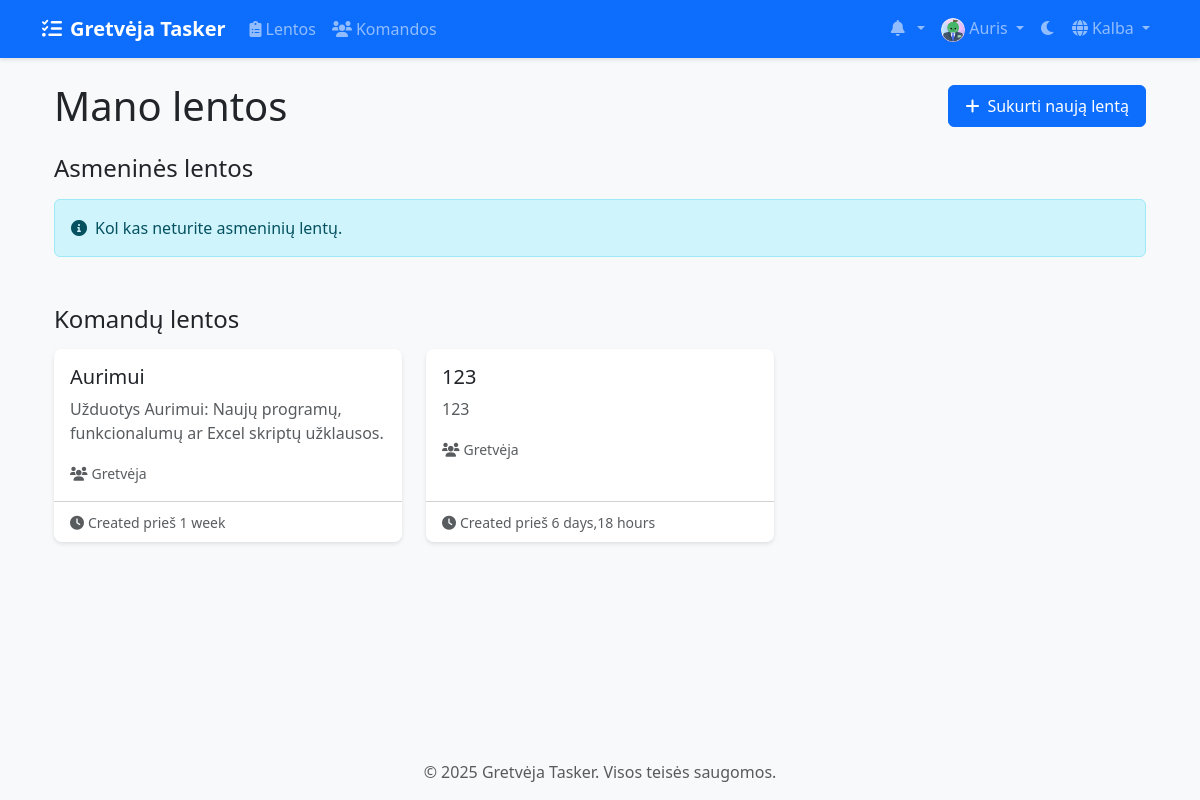
Before: /lt/boards/ (signed in) with the older database file.
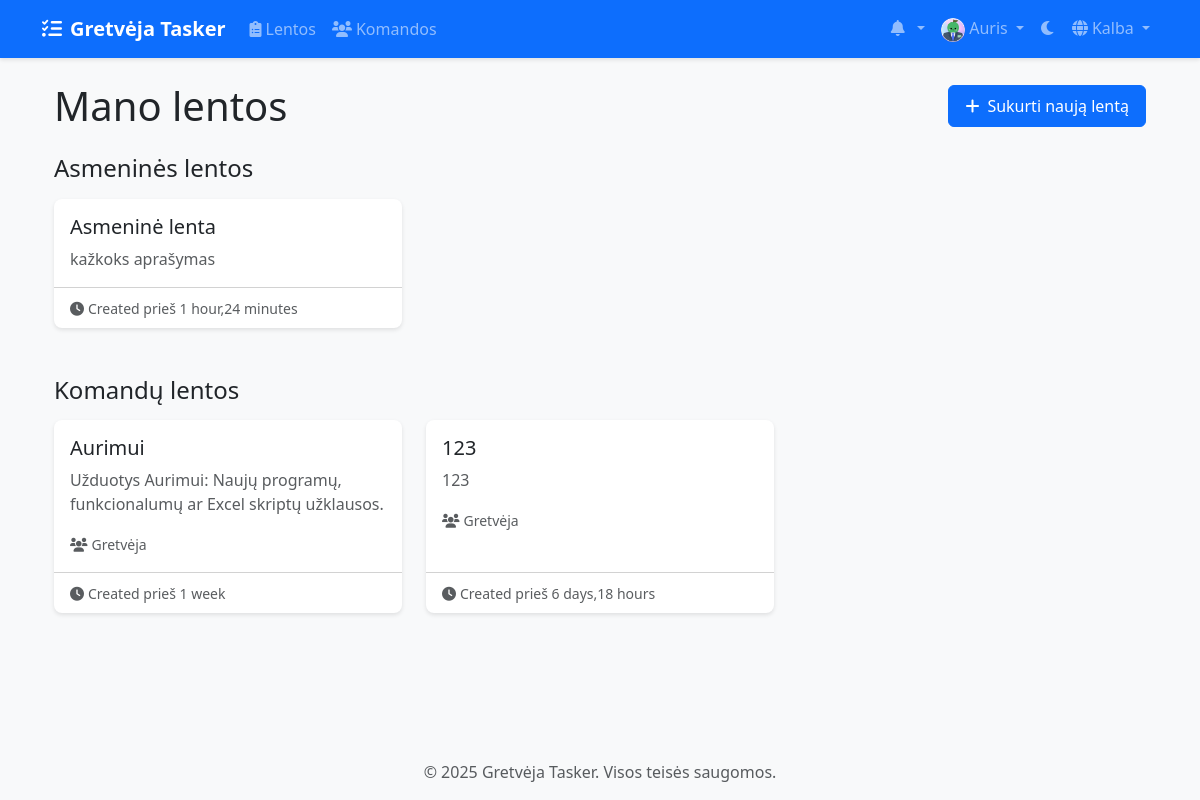
After: the same page with the newer database file.
### boards/models.py (models this page shows, shortened)
class Board(models.Model):
    title = models.CharField(max_length=200)
    description = models.TextField(blank=True)
    created_at = models.DateTimeField(auto_now_add=True)
    updated_at = models.DateTimeField(auto_now=True)
    owner = models.ForeignKey(
        settings.AUTH_USER_MODEL,
        on_delete=models.CASCADE,
        related_name='owned_boards'
    )
    team = models.ForeignKey(
        Team,
        on_delete=models.CASCADE,
        related_name='boards',
        null=True,
        blank=True
    )

### teams/models.py (models this page shows, shortened)
class Team(models.Model):
    name = models.CharField(max_length=100)
    description = models.TextField(blank=True)
    created_at = models.DateTimeField(auto_now_add=True)
    updated_at = models.DateTimeField(auto_now=True)
    owner = models.ForeignKey(
        settings.AUTH_USER_MODEL,
        on_delete=models.CASCADE,
        related_name='owned_teams'
    )
    members = models.ManyToManyField(
        settings.AUTH_USER_MODEL,
        through='TeamMembership',
        related_name='teams'
    )

### boards/views/board_views.py (the view)
# urls.py: path('', views.board_list, name='board_list'),
@login_required
def board_list(request):
    personal_boards, team_boards = BoardService.get_user_boards(request.user)
    return render(request, 'boards/board_list.html', {
        'personal_boards': personal_boards,
        'team_boards': team_boards
    })

### boards/services/board_service.py (called while the page is built)
    @staticmethod
    def get_user_boards(user):
        personal_boards = Board.objects.filter(owner=user, team__isnull=True)
        team_boards = Board.objects.filter(team__members=user)
        return personal_boards, team_boards

### templates/boards/board_list.html (shortened to what this page needs)
{% extends 'base.html' %}
{% load static %}
{% load i18n %}
{% block content %}
<div class="container">
    <div class="d-flex justify-content-between align-items-center mb-4">
        <h1 class="mb-0">{% trans "My Boards" %}</h1>
        <a href="{% url 'boards:board_create' %}" class="btn btn-primary">
            <i class="fas fa-plus me-2"></i>{% trans "Create New Board" %}
        </a>
    </div>
    <div class="mb-5">
        <h2 class="h4 mb-3">{% trans "Personal Boards" %}</h2>
        {% if personal_boards %}
            <div class="row row-cols-1 row-cols-md-2 row-cols-lg-3 g-4">
                {% for board in personal_boards %}
                    <div class="col">
                        <div class="card h-100 board-card">
                            <div class="card-body">
                                <h5 class="card-title">
                                    <a href="{% url 'boards:board_detail' board_id=board.id %}" class="text-decoration-none text-dark">
                                        {{ board.title }}
                                    </a>
                                </h5>
                                <p class="card-text text-muted">{{ board.description|truncatechars:100 }}</p>
                            </div>
                            <div class="card-footer bg-transparent">
                                <small class="text-muted">
                                    <i class="fas fa-clock me-1"></i>{% trans "Created" %} {% trans "ago" %} {{ board.created_at|timesince }}
                                </small>
                            </div>
                        </div>
                    </div>
                {% endfor %}
            </div>
        {% else %}
            <div class="alert alert-info">
                <i class="fas fa-info-circle me-2"></i>{% trans "You don't have any personal boards yet." %}
            </div>
        {% endif %}
    </div>
    <div>
        <h2 class="h4 mb-3">{% trans "Team Boards" %}</h2>
        {% if team_boards %}
            <div class="row row-cols-1 row-cols-md-2 row-cols-lg-3 g-4">
                {% for board in team_boards %}
                    <div class="col">
                        <div class="card h-100 board-card">
                            <div class="card-body">
                                <h5 class="card-title">
                                    <a href="{% url 'boards:board_detail' board_id=board.id %}" class="text-decoration-none text-dark">
                                        {{ board.title }}
                                    </a>
                                </h5>
                                <p class="card-text text-muted">{{ board.description|truncatechars:100 }}</p>
                                <p class="card-text">
                                    <small class="text-muted">
                                        <i class="fas fa-users me-1"></i>{{ board.team.name }}
                                    </small>
                                </p>
                            </div>
                            <div class="card-footer bg-transparent">
                                <small class="text-muted">
                                    <i class="fas fa-clock me-1"></i>{% trans "Created" %} {% trans "ago" %} {{ board.created_at|timesince }}
                                </small>
                            </div>
                        </div>
                    </div>
                {% endfor %}
            </div>
        {% else %}
            <div class="alert alert-info">
                <i class="fas fa-info-circle me-2"></i>{% trans "You don't have any team boards yet." %}
            </div>
        {% endif %}
    </div>
</div>
{% endblock %}

Changed rows visible on the page:
added Board: title "Asmeninė lenta", description "kažkoks aprašymas", created_at "1 hour,24 minutes", shown under "Asmeninės lentos"
Other visible differences:
text no longer shown: "Kol kas neturite asmeninių lentų."
